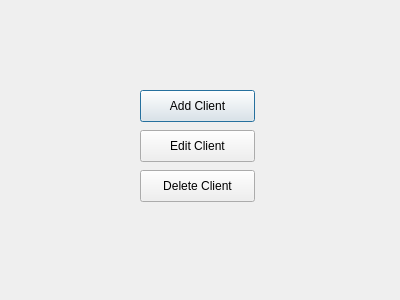
<?xml version="1.0" encoding="UTF-8"?>
<ui version="4.0">
 <class>Clients</class>
 <widget class="QDialog" name="Clients">
  <property name="geometry">
   <rect>
    <x>0</x>
    <y>0</y>
    <width>400</width>
    <height>300</height>
   </rect>
  </property>
  <property name="windowTitle">
   <string>Dialog</string>
  </property>
  <widget class="QPushButton" name="pushButton">
   <property name="geometry">
    <rect>
     <x>140</x>
     <y>90</y>
     <width>115</width>
     <height>32</height>
    </rect>
   </property>
   <property name="text">
    <string>Add Client</string>
   </property>
  </widget>
  <widget class="QPushButton" name="pushButton_2">
   <property name="geometry">
    <rect>
     <x>140</x>
     <y>130</y>
     <width>115</width>
     <height>32</height>
    </rect>
   </property>
   <property name="text">
    <string>Edit Client</string>
   </property>
  </widget>
  <widget class="QPushButton" name="pushButton_3">
   <property name="geometry">
    <rect>
     <x>140</x>
     <y>170</y>
     <width>115</width>
     <height>32</height>
    </rect>
   </property>
   <property name="text">
    <string>Delete Client</string>
   </property>
  </widget>
 </widget>
 <resources/>
 <connections/>
</ui>
